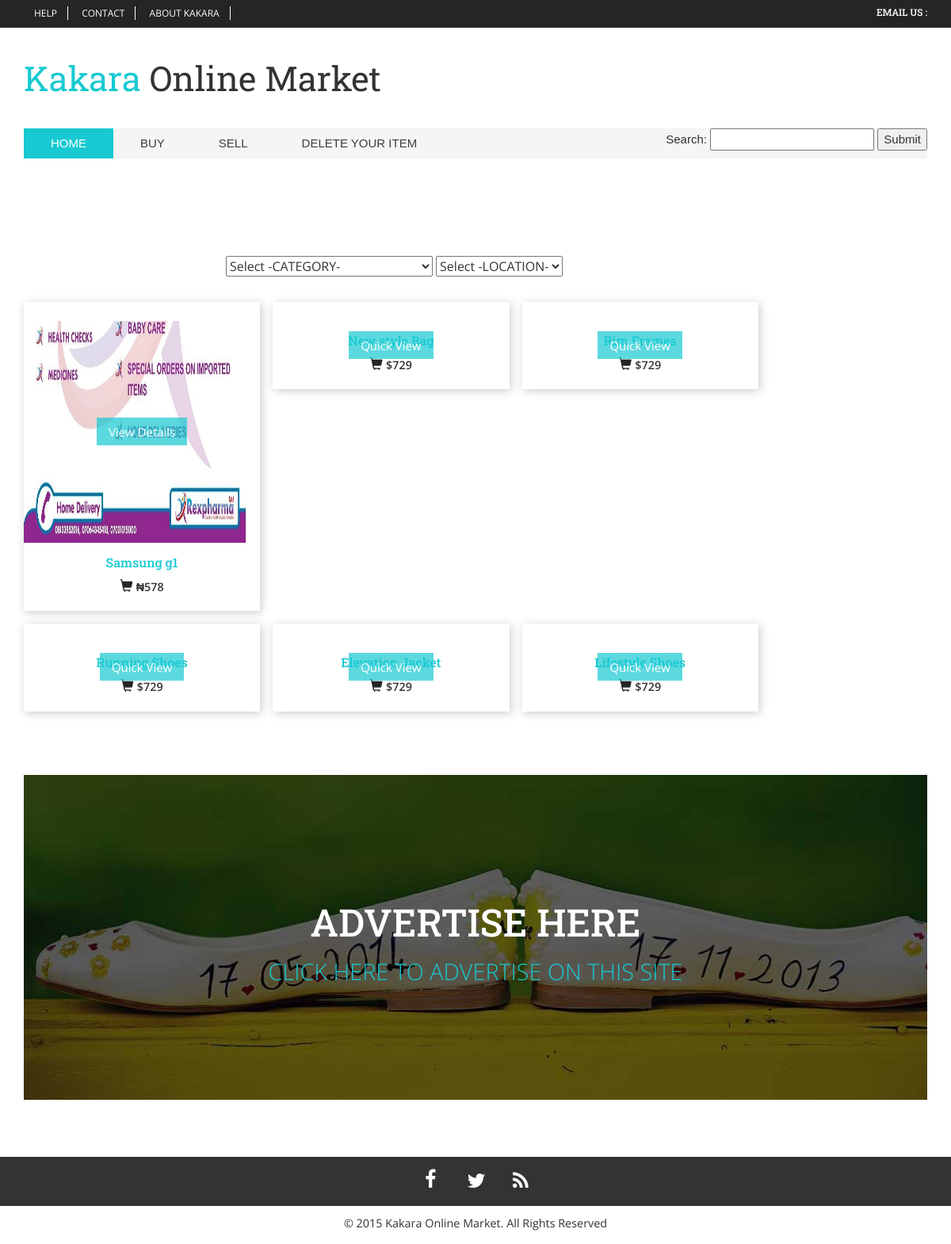
Screenshot of /searchResult.php?term=This is a short description  with the database file from the repository.
### tables this page shows
CREATE TABLE IF NOT EXISTS `products` (
`id` int(11) NOT NULL,
  `category` varchar(30) NOT NULL,
  `name` varchar(50) NOT NULL,
  `img_name` varchar(50) NOT NULL,
  `img_url` varchar(100) NOT NULL,
  `price` varchar(10) NOT NULL,
  `condition1` varchar(20) NOT NULL,
  `location` varchar(50) NOT NULL,
  `lga` varchar(50) NOT NULL,
  `about` varchar(500) NOT NULL,
  `full_name` varchar(50) NOT NULL,
  `email` varchar(50) NOT NULL,
  `phone` varchar(30) NOT NULL,
  `bbm` varchar(10) NOT NULL,
  `preferred` varchar(20) NOT NULL,
  `password` varchar(50) NOT NULL,
  `time` timestamp NOT NULL DEFAULT CURRENT_TIMESTAMP ON UPDATE CURRENT_TIMESTAMP
);

### searchResult.php (the view, shortened to what this page needs)
<!DOCTYPE HTML>
<html>
<head>
<link href="css/bootstrap.css" rel='stylesheet' type='text/css' />
<link href="css/style.css" rel='stylesheet' type='text/css' />
<link href="css/megamenu.css" rel="stylesheet" type="text/css" media="all" />
</head>
<body>
<div class="top_bg" id="home">
	<div class="container">
		<div class="header_top">
			<div class="top_right">
				<ul>
					<li><a href="help.php">help</a></li>
					<li><a href="contact.html">Contact</a></li>
					<li><a href="#">About Kakara</a></li>
				</ul>
			</div>
			<div class="top_left">
				<h6><span></span> Email Us : </h6>
			</div>
				<div class="clearfix"> </div>
		</div>
	</div>
</div>
<div class="header_bg">
   <div class="container">
	<div class="header">
	  <div class="head-t">
		 <div class="logo">
			  <a href="index.html"><h1>Kakara <span>Online Market</span></h1> </a>
		 </div>
		<div class="clearfix"></div>
	    </div>
		<ul class="megamenu skyblue">
			<li class="active grid"><a class="color1" href="index.php">Home</a></li>
			<li><a class="color4" href="products.php">Buy</a>
    		</li>
			<li class="grid"><a class="color2" href="#">Sell</a></li>
			<li><a class="color4" href="login.php">Delete Your Item</a></li>
			<li style="float:right;" class="">
				<form method="post"  action="products.php">
					Search: <input type="text" name="term" />
					<input type="submit" value="Submit" />
				</form>
			</li>
			<div class="row">
			</div>
	</div>
	</div>
</div>
	<div class="products">
		<div class="container">
			<div class="products-grids">
				<div class="col-md-10 products-grid-right">
					<div style="width:100%; paddin:auto; margin:auto; position:auto; text-align:center;">
				<select style="margin:0,50;"class="address" name="category" required>
					<option>Select -CATEGORY-</option>
				</select>
				<select class="address" name="location" required>
					<option>Select -LOCATION-</option>
				</select>
			</div>
					<div class="products-grid-lft">
					<?php
					if (!empty($_REQUEST['term'])) {
					$term = mysql_real_escape_string($_REQUEST['term']);
						 $query = mysql_query("SELECT * FROM products WHERE name OR location OR about LIKE '%".$term."%'")OR DIE (mysql_error());
						 $num_rows = mysql_num_rows($query);
						 if ($num_rows!=0){
							while ($row = mysql_fetch_assoc($query))
							{
								$id = $row['id'];
								$name = $row['name'];
								$img_url = $row['img_url'];
								$price = $row['price'];
							?>
							<div class="products-grd">
								<div class="p-one simpleCart_shelfItem prd">
									<?php echo "<a href='item.php?id=$id'>" ?>
											<img style="height:280px; width:280px;" src="<?php echo $img_url?>" alt="" class="img-responsive" />
									</a>
									<h4><?php echo $name ?></h4>
									<p><a class="item_add" href="#"><i class="glyphicon glyphicon-shopping-cart"></i> <span class=" item_price valsa">&#8358;<?php echo $price ?></span></a></p>
									<div class="pro-grd">
										<?php echo "<a href='item.php?id=$id'>" ?> View Details</a>
									</div>
								</div>
							</div>
							 <?php }
						 }
						else if($num_rows==0) {echo "sorry no item found. please try expanding your search (i.e description of the item)";}
					}?>
						<div class="products-grd">
							<div class="p-one simpleCart_shelfItem prd">
								<h4>New style Bag</h4>
								<p><a class="item_add" href="#"><i class="glyphicon glyphicon-shopping-cart"></i> <span class=" item_price valsa">$729</span></a></p>
								<div class="pro-grd">
									<a href="single.html">Quick View</a>
								</div>
							</div>
						</div>
						<div class="products-grd">
							<div class="p-one simpleCart_shelfItem prd">
								<h4>Rim Frames</h4>
								<p><a class="item_add" href="#"><i class="glyphicon glyphicon-shopping-cart"></i> <span class=" item_price valsa">$729</span></a></p>
								<div class="pro-grd">
									<a href="single.html">Quick View</a>
								</div>
							</div>
						</div>
						<div class="clearfix"> </div>
					</div>
					<div class="products-grid-lft">
						<div class="products-grd">
							<div class="p-one simpleCart_shelfItem prd">
								<h4>Running Shoes</h4>
								<p><a class="item_add" href="#"><i class="glyphicon glyphicon-shopping-cart"></i> <span class=" item_price valsa">$729</span></a></p>
								<div class="pro-grd">
									<a href="single.html">Quick View</a>
								</div>
							</div>
						</div>
						<div class="products-grd">
							<div class="p-one simpleCart_shelfItem prd">
								<h4>Elevation Jacket</h4>
								<p><a class="item_add" href="#"><i class="glyphicon glyphicon-shopping-cart"></i> <span class=" item_price valsa">$729</span></a></p>
								<div class="pro-grd">
									<a href="single.html">Quick View</a>
								</div>
							</div>
						</div>
						<div class="products-grd">
							<div class="p-one simpleCart_shelfItem prd">
								<h4>Lifestyle Shoes</h4>
								<p><a class="item_add" href="#"><i class="glyphicon glyphicon-shopping-cart"></i> <span class=" item_price valsa">$729</span></a></p>
								<div class="pro-grd">
									<a href="single.html">Quick View</a>
								</div>
							</div>
						</div>
						<div class="clearfix"> </div>
					</div>
				</div>
				<div class="clearfix"></div>
			</div>
		</div>
	</div>
		  <div class="mid-content">
            <div class="container">
			  <div class="middle">
			    <div class="mid-top">
			      <h3>Advertise Here</h3>
				  <p>click here to advertise on this site</p>
			    </div>
			 </div>
	       </div>
		 </div>
	<ul class="socials">
				    <li><a class="soc1" href="#"></a></li>
				    <li><a class="soc2" href="#"></a></li>
				    <li><a class="soc3" href="#"></a></li>
				</ul>
	 <div class="copy">
		<div class="container">
			<p>&copy; 2015 Kakara Online Market. All Rights Reserved </p>
		</div>
	</div>
</body>
</html>

### css/style.css (style rules this page uses)
html, body { font-family: 'Open Sans', sans-serif; font-size: 100%; background:#fff; }
body a { transition:0.5s all; -webkit-transition:0.5s all; -moz-transition:0.5s all; -o-transition:0.5s all; -ms-transition:0.5s all;13 }
input[type="button"],input[type="submit"],li.parallelogram { transition:0.5s all; -webkit-transition:0.5s all; -moz-transition:0.5s all; -o-transition:0.5s all; -ms-transition:0.5s all; }
h1,h2,h3,h4,h5,h6 { margin:0; font-family: 'Roboto Slab', serif; }
p { margin:0; }
ul { margin:0; padding:0; }
.top_bg { background: #252525; }
.header_top { padding: 9px 0 8px; }
.top_left { float: right; }
.top_left h6 { text-transform:uppercase; font-size:12px; color:#ffffff; }
.top_right { float:left; color: #ffffff; margin-top: -5px; }
.top_right ul { padding:0; list-style:none; }
.top_right ul li { display: inline-block; margin: 0 0px; border-right:1px solid #fff; }
.top_right ul li:last-child { margin-right: 0; }
.top_right ul li a { text-align:center; padding: 0px 13px; text-transform:uppercase; font-size:12px; display:block; color:#ffffff; -webkit-transition: all 0.3s ease-in-out; -moz-transition: all 0.3s ease-in-out; -o-transition: all 0.3s ease-in-out; transition: all 0.3s ease-in-out; }
.logo { margin: 1.5em 0; float:left; }
.logo a h1 { font-size: 2.7em; font-weight:400; color: #18C9D2; font-family: 'Roboto Slab', serif; }
.logo h1 span { color: #333; }
.head-t { padding: 1em 0; }
.products { padding: 1em 0 4em 0; }
ul.megamenu.skyblue { background: #f5f5f5; }
.middle { background: url(../images/middle.jpg) no-repeat; background-size: cover; -webkit-background-size: cover; -o-background-size: cover; -moz-background-size: cover; min-height:410px; }
.mid-top { text-align: center; padding-top: 10em; }
.mid-top h3 { color: #fff; font-size: 3em; text-transform: uppercase; }
.mid-top p { font-size: 1.8em; color: #18C9D2; text-transform: uppercase; font-weight:300; margin-top: 0.5em; }
.mid-content { padding: 1em 0 3em 0; }
.address { margin-top:4%; }
.products-grids { padding:4em 0 0; }
.products-grid-right { padding-left: 0; float: left; }
.products-grd { float:left; width:31.9%; text-align: center; position:relative; }
.products-grd:nth-child(2) { margin:0 1em; }
.pro-grd { position:absolute; top: 39%; left:0%; width: 100%; }
.pro-grd a { color: #fff; font-size: 15px; margin: 0; background: rgba(24, 201, 210, 0.7); text-decoration: none; padding: 0.5em 1em; }
span.valsa { color:#204056; }
.prd p { padding-bottom: 1em; }
.prd p i { color: #252525; font-size: 1em; }
.products-grid-lft:nth-child(2) { margin:1em 0; }
.p-one { box-shadow: 2px 2px 11px #CCCBCB; padding: 1.5em 0 0; }
span.valsa { color: #333; font-size: 0.9em; font-weight: 600; line-height: 2em; }
.p-one h4 { margin: 1em 0 0.5em 0; color: #18C9D2; font-size: 1em; }
.address { margin-bottom: 1em; }
ul.socials { margin: 2% auto 1%; text-align: center; background-color: #333; padding-top: 5px; }
ul.socials li { list-style: none; display: inline-block; }
.socials li a { display: inline-block; position: relative; overflow: hidden; height: 51px!important; width: 51px!important; }
.socials li .soc1 { background: url(../images/social-1.png) 0 100% no-repeat; }
.socials li .soc2 { background: url(../images/social-2.png) 0 100% no-repeat; }
.socials li .soc3 { background: url(../images/social-3.png) 0 100% no-repeat; }
.copy { padding-bottom: 1em; }
.copy p { color: #333; font-size: 0.9em; text-align: center; }

### css/megamenu.css (style rules this page uses)
.megamenu { margin-bottom:0px;padding:0;width:100%;list-style:none;display:inline-block;position:relative;font-family:Calibri,Arial;font-size:15px }
.megamenu li { margin-bottom:-5px;display:inline }
.megamenu>li>a { float:left;padding:8px 34px;text-decoration:none;text-transform:capitalize;font-size:1em; -webkit-transition: all 0.3s ease-in-out;text-transform:uppercase; -moz-transition: all 0.3s ease-in-out; -o-transition: all 0.3s ease-in-out; transition: all 0.3s ease-in-out; }
.megamenu>li.active>a { background: #18C9D2; color: #fff; }
.skyblue li>a,.skyblue>li.showhide span { color:#3f3d3d }

### rows the page displays
products: img_url (picture), name "Samsung g1", price "578"
